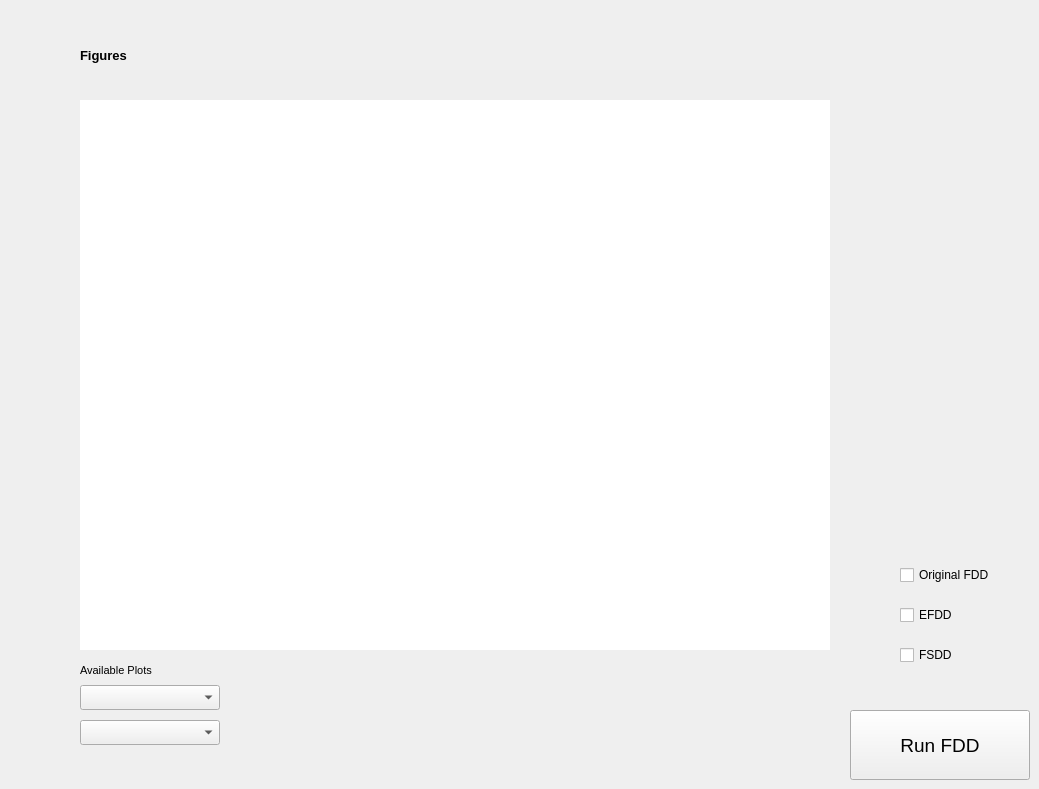
    <widget class="QWidget" name="tab_FDD">
     <attribute name="title">
      <string>FDD</string>
     </attribute>
     <widget class="QPushButton" name="pushButton_RunFdd">
      <property name="geometry">
       <rect>
        <x>850</x>
        <y>710</y>
        <width>180</width>
        <height>70</height>
       </rect>
      </property>
      <property name="font">
       <font>
        <pointsize>14</pointsize>
       </font>
      </property>
      <property name="text">
       <string>Run FDD</string>
      </property>
     </widget>
     <widget class="QCheckBox" name="checkBox_OriginalFdd">
      <property name="geometry">
       <rect>
        <x>900</x>
        <y>560</y>
        <width>100</width>
        <height>30</height>
       </rect>
      </property>
      <property name="text">
       <string>Original FDD</string>
      </property>
     </widget>
     <widget class="QCheckBox" name="checkBox_Efdd">
      <property name="geometry">
       <rect>
        <x>900</x>
        <y>600</y>
        <width>100</width>
        <height>30</height>
       </rect>
      </property>
      <property name="text">
       <string>EFDD</string>
      </property>
     </widget>
     <widget class="QCheckBox" name="checkBox_Fsdd">
      <property name="geometry">
       <rect>
        <x>900</x>
        <y>640</y>
        <width>100</width>
        <height>30</height>
       </rect>
      </property>
      <property name="text">
       <string>FSDD</string>
      </property>
     </widget>
     <widget class="QWidget" name="content_PlotFdd" native="true">
      <property name="geometry">
       <rect>
        <x>80</x>
        <y>100</y>
        <width>750</width>
        <height>550</height>
       </rect>
      </property>
      <property name="styleSheet">
       <string notr="true">background-color: rgb(255, 255, 255);</string>
      </property>
     </widget>
     <widget class="QComboBox" name="comboBox_FddFigures1">
      <property name="geometry">
       <rect>
        <x>80</x>
        <y>685</y>
        <width>140</width>
        <height>25</height>
       </rect>
      </property>
     </widget>
     <widget class="QLabel" name="label_justdisplay_9">
      <property name="geometry">
       <rect>
        <x>80</x>
        <y>660</y>
        <width>140</width>
        <height>20</height>
       </rect>
      </property>
      <property name="font">
       <font>
        <pointsize>8</pointsize>
       </font>
      </property>
      <property name="text">
       <string>Available Plots</string>
      </property>
     </widget>
     <widget class="QWidget" name="content_ToolbarFdd" native="true">
      <property name="geometry">
       <rect>
        <x>80</x>
        <y>70</y>
        <width>750</width>
        <height>30</height>
       </rect>
      </property>
      <property name="styleSheet">
       <string notr="true">background-color: rgb(255, 255, 255);
background-color: rgb(238, 238, 238);</string>
      </property>
     </widget>
     <widget class="QLabel" name="label_justdisplay_16">
      <property name="geometry">
       <rect>
        <x>80</x>
        <y>40</y>
        <width>70</width>
        <height>30</height>
       </rect>
      </property>
      <property name="font">
       <font>
        <pointsize>10</pointsize>
        <weight>75</weight>
        <bold>true</bold>
       </font>
      </property>
      <property name="text">
       <string>Figures</string>
      </property>
     </widget>
     <widget class="QComboBox" name="comboBox_FddFigures2">
      <property name="geometry">
       <rect>
        <x>80</x>
        <y>720</y>
        <width>140</width>
        <height>25</height>
       </rect>
      </property>
     </widget>
     <zorder>content_PlotFdd</zorder>
     <zorder>pushButton_RunFdd</zorder>
     <zorder>checkBox_OriginalFdd</zorder>
     <zorder>checkBox_Efdd</zorder>
     <zorder>checkBox_Fsdd</zorder>
     <zorder>comboBox_FddFigures1</zorder>
     <zorder>label_justdisplay_9</zorder>
     <zorder>content_ToolbarFdd</zorder>
     <zorder>label_justdisplay_16</zorder>
     <zorder>comboBox_FddFigures2</zorder>
    </widget>
